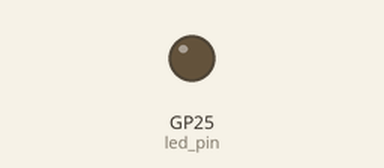
This program was run on a simulated Raspberry Pi Pico running MicroPython. Parts: output pins drawn as LEDs (lit = HIGH).

Above: at 0.2 s.
At 5.2 s:
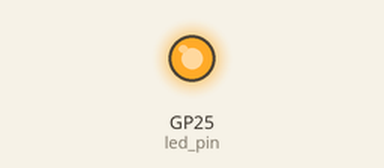
Timing chart, 0 to 7.2 s (numbered marks = the images above):
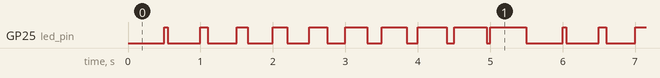

The program:

03_LED_led_06.py
```python
from machine import Pin
import time

led_pin = Pin(25, Pin.OUT)

try:
    while True:
        for i in range(0,11):
            led_pin.value(1)  # LED ON
            time.sleep(i*0.05)
            led_pin.value(0)  # LED OFF
            time.sleep((10-i)*0.05)

except KeyboardInterrupt:
    print("프로그램이 중단되었습니다.")
    led_pin.value(0)  # LED OFF
```

Measured:
- by itself, GP25 (led_pin): repeats every 5.5 s: LOW 0.45 s, HIGH 0.10 s, LOW 0.40 s, HIGH 0.15 s, LOW 0.35 s, HIGH 0.20 s, LOW 0.30 s, HIGH 0.25 s, LOW 0.25 s, HIGH 0.30 s, LOW 0.20 s, HIGH 0.35 s, LOW 0.15 s, HIGH 0.40 s, LOW 0.10 s, HIGH 0.45 s, LOW 0.05 s, HIGH 0.50 s, LOW 0.50 s, HIGH 0.05 s
- by itself, everything shown: repeats every 5.5 s, in 20 steps
